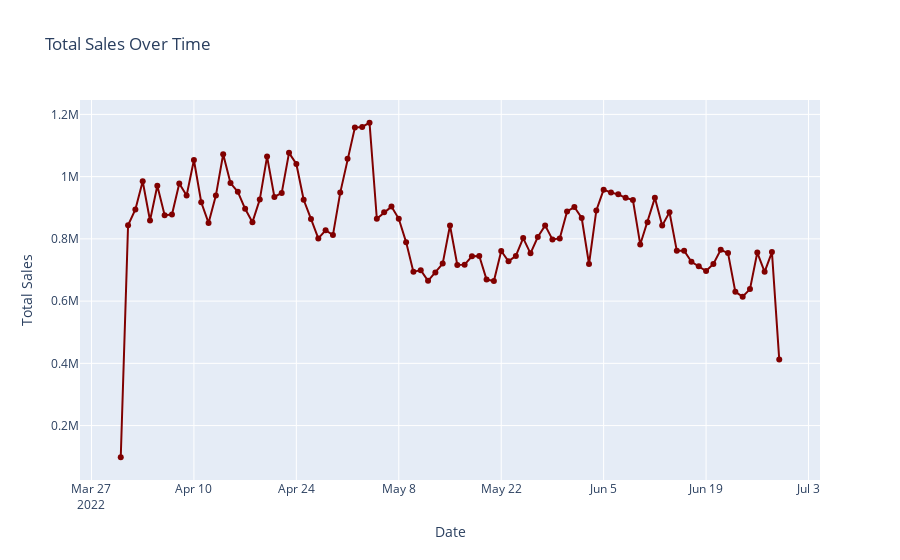

The cell this chart's notebook holds for it:
### Markdown cell above
### 2. How do sales trends look over time (daily, monthly, quarterly, yearly)?

### Code cell
total_sales_over_time = data_copy.groupby('Date')['Total_Sales'].sum().reset_index()

# Creating the plot
fig = go.Figure()

fig.add_trace(go.Scatter(x=total_sales_over_time['Date'], 
                         y=total_sales_over_time['Total_Sales'],
                         mode='lines+markers',
                         name='Total Sales Over Time',
                         line=dict(color='maroon')))

fig.update_layout(title='Total Sales Over Time',
                  xaxis_title='Date',
                  yaxis_title='Total Sales')

fig.show()
